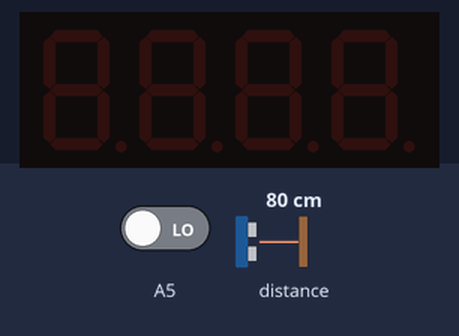
Recording of a sketch running on a simulated Arduino Uno, built with avr-gcc and run on an emulated ATmega328P. Parts: 4-digit seven-segment display. The test bench sets the inputs (shaded band); at power-on: A5 LOW, distance to the obstacle 80 cm. The echo pulse lasts 58.3 µs per cm.

Above: at 1.2 s.
1.3 s: A5 driven HIGH
At 1.9 s:
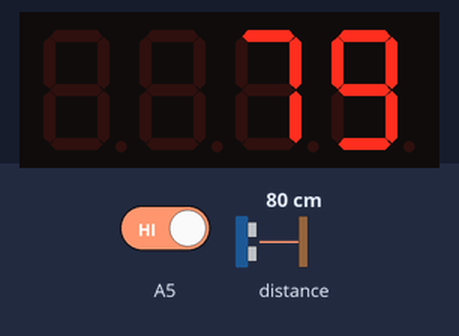
3.1 s: distance to the obstacle set to 2 cm
At 4.4 s:
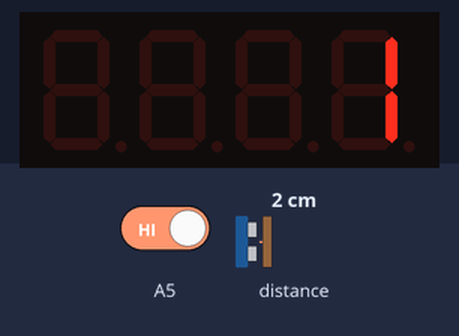
4.9 s: distance to the obstacle set to 4 cm
At 6.0 s:
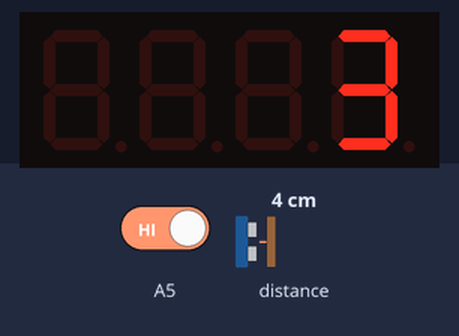
6.7 s: distance to the obstacle set to 9 cm
At 7.6 s:
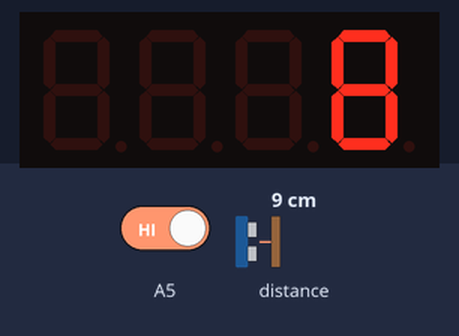
Timing chart, 0 to 9.5 s (numbered marks = the images above; inputs shaded):
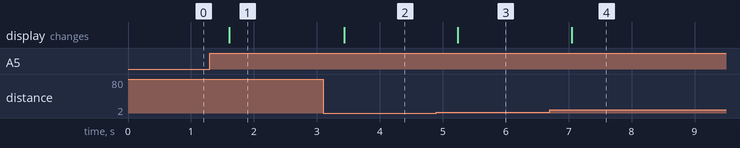

The sketch:

sevseg_test.ino
```cpp
#include "SevSeg.h"
SevSeg sevseg;

const int trigPin = 1;
const int echoPin = 0;
long duration;
int distance;
int switchState = 0;

void setup(){
  pinMode(A5,INPUT);
  pinMode(trigPin, OUTPUT);
  pinMode(echoPin, INPUT);
//  Serial.begin(9600);

  byte numDigits = 4;
  byte digitPins[] = {10, 11, 12, 13};
  byte segmentPins[] = {9, 2, 3, 5, 6, 8, 7, 4};

  bool resistorsOnSegments = true;
  bool updateWithDelaysIn = true;
  byte hardwareConfig = COMMON_CATHODE;
  sevseg.begin(hardwareConfig, numDigits, digitPins, segmentPins, resistorsOnSegments);
  sevseg.setBrightness(90);
}

void loop(){
  switchState = digitalRead(A5);

  if (switchState == HIGH) {
    digitalWrite(trigPin, LOW);     // clear trigger
    delayMicroseconds(2);

    digitalWrite(trigPin, HIGH);    // send wave
    delayMicroseconds(10);
    digitalWrite(trigPin, LOW);

    duration = pulseIn(echoPin, HIGH);
    distance =  duration *0.034/2;

//  Serial.println(duration);
//  Serial.println(distance);

    sevseg.setNumber(distance);
    delay(300);
  }

  sevseg.refreshDisplay();
}
```

Measured:
- after the input at 1.3 s, the display: changes after 0.31 s (image 1)
- after the input at 3.1 s, the display: changes after 0.33 s (image 2)
- after the input at 4.9 s, the display: changes after 0.34 s (image 3)
- after the input at 6.7 s, the display: changes after 0.35 s (image 4)
